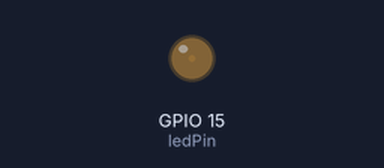
A sketch run on a simulated ESP32. On the bench: output pins drawn as LEDs (lit = HIGH). What the sketch prints to the serial monitor is not drawn.

Above: at 0.05 s.
At 1.9 s:
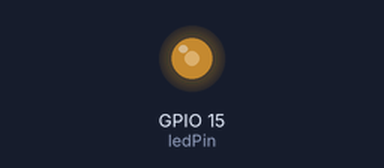
At 3.75 s:
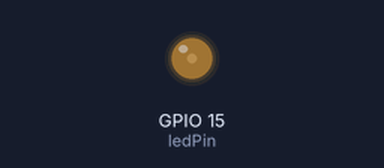
Timing chart, 0 to 5.9 s (numbered marks = the images above):
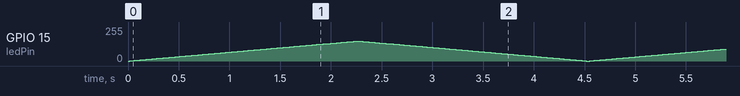

The sketch:

Motor_SpeedAdjustment.ino
```cpp
// the number of the LED pin
const int ledPin = 15;  // 15 corresponds to GPIO15

// setting PWM properties
const int freq = 5000;
const int ledChannel = 0;
const int resolution = 8;

void setup(){
  // configure LED PWM functionalitites
  ledcSetup(ledChannel, freq, resolution);

  // attach the channel to the GPIO to be controlled
  ledcAttachPin(ledPin, ledChannel);
}

void loop(){
  // increase the Motor Speed
  for(int dutyCycle = 0; dutyCycle <= 150; dutyCycle++){   //255
    // changing the LED brightness with PWM
    ledcWrite(ledChannel, dutyCycle);
    Serial.print(dutyCycle);
    delay(15);
  }

  // decrease the Motor Speed
  for(int dutyCycle = 150; dutyCycle >= 0; dutyCycle--){
    // changing the LED brightness with PWM
    ledcWrite(ledChannel, dutyCycle);
    delay(15);
  }
}
```
